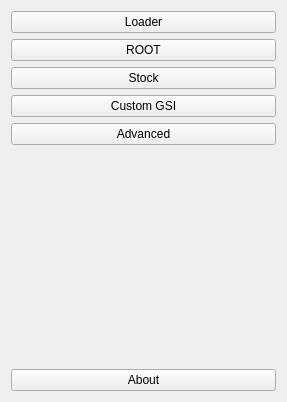
<?xml version="1.0" encoding="UTF-8"?>
<ui version="4.0">
 <class>NokiaManager</class>
 <widget class="QWidget" name="NokiaManager">
  <property name="geometry">
   <rect>
    <x>0</x>
    <y>0</y>
    <width>287</width>
    <height>402</height>
   </rect>
  </property>
  <property name="windowTitle">
   <string>NokiaManager</string>
  </property>
  <layout class="QVBoxLayout" name="verticalLayout_3">
   <item>
    <layout class="QVBoxLayout" name="verticalLayout_2">
     <item>
      <layout class="QVBoxLayout" name="verticalLayout">
       <item>
        <widget class="QPushButton" name="btnLoader">
         <property name="text">
          <string>Loader</string>
         </property>
        </widget>
       </item>
       <item>
        <widget class="QPushButton" name="btnRoot">
         <property name="text">
          <string>ROOT</string>
         </property>
        </widget>
       </item>
       <item>
        <widget class="QPushButton" name="btnStock">
         <property name="text">
          <string>Stock</string>
         </property>
        </widget>
       </item>
       <item>
        <widget class="QPushButton" name="btnCustom">
         <property name="text">
          <string>Custom GSI</string>
         </property>
        </widget>
       </item>
       <item>
        <widget class="QPushButton" name="btnAdvanced">
         <property name="text">
          <string>Advanced</string>
         </property>
        </widget>
       </item>
      </layout>
     </item>
     <item>
      <spacer name="verticalSpacer">
       <property name="orientation">
        <enum>Qt::Vertical</enum>
       </property>
       <property name="sizeHint" stdset="0">
        <size>
         <width>20</width>
         <height>40</height>
        </size>
       </property>
      </spacer>
     </item>
     <item>
      <widget class="QPushButton" name="btnAbout">
       <property name="text">
        <string>About</string>
       </property>
      </widget>
     </item>
    </layout>
   </item>
  </layout>
 </widget>
 <resources/>
 <connections/>
</ui>
